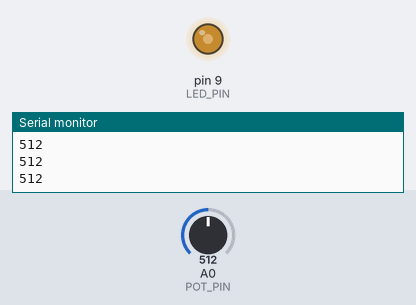
A sketch run on a simulated Arduino Uno, built with avr-gcc and run on an emulated ATmega328P. Shown: output pins drawn as LEDs (lit = HIGH), the last lines printed to the serial monitor. The test bench sets the inputs (shaded band); at power-on: A0 (POT_PIN) = 512.

Above: at 1.2 s.
1.3 s: A0 (POT_PIN) set to 716
At 2.3 s:
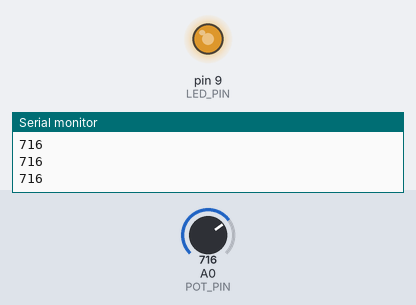
2.8 s: A0 (POT_PIN) set to 900
At 3.6 s:
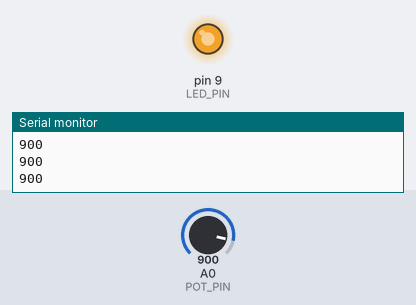
4.3 s: A0 (POT_PIN) set to 122
At 4.9 s:
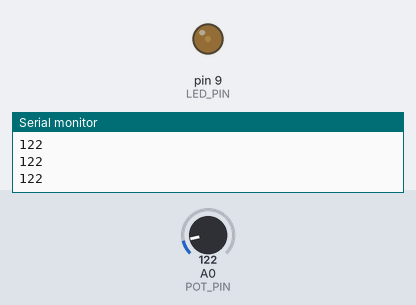
5.8 s: A0 (POT_PIN) set to 0
At 6.2 s:
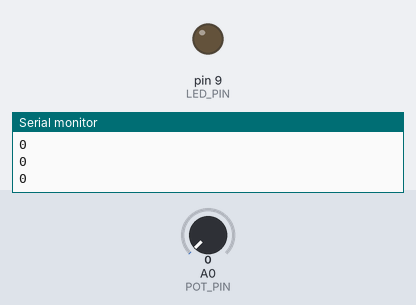
Timing chart, 0 to 8.3 s (numbered marks = the images above; inputs shaded):
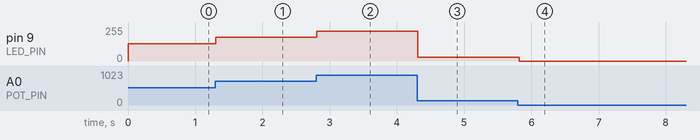

Measured:
- after the input at 1.3 s, pin 9 (LED_PIN): 128/255 → 179/255 at once
- after the input at 2.8 s, pin 9 (LED_PIN): 179/255 → 225/255 at once
- after the input at 4.3 s, pin 9 (LED_PIN): 225/255 → 30/255 at once
- after the input at 5.8 s, pin 9 (LED_PIN): 30/255 → 0/255 at once

The sketch:

analog_read_write.ino
```cpp
/*  EXP 02c - Potentiometer controls LED brightness (Arduino Uno)
    WIRING
      Pot outer legs -> 5V and GND ; pot middle leg -> A0
      D9 -> 220R -> LED(+) ; LED(-) -> GND
    STEPS
      1. Wire as above, plug the Uno into the PC with USB.
      2. Arduino IDE: File > Open this .ino. Tools > Board > Arduino Uno. Tools > Port > your Uno.
      3. Click Upload (right-arrow).
      4. Tools > Serial Monitor (9600): raw value 0-1023 prints.
      5. Turn the pot: LED dims and brightens.
*/
const int POT_PIN = A0;
const int LED_PIN = 9;

void setup() {
  pinMode(LED_PIN, OUTPUT);
  Serial.begin(9600);
}

void loop() {
  int raw = analogRead(POT_PIN);                 // 0..1023
  analogWrite(LED_PIN, raw / 4);                 // 0..255
  Serial.println(raw);
  delay(100);
}
```
